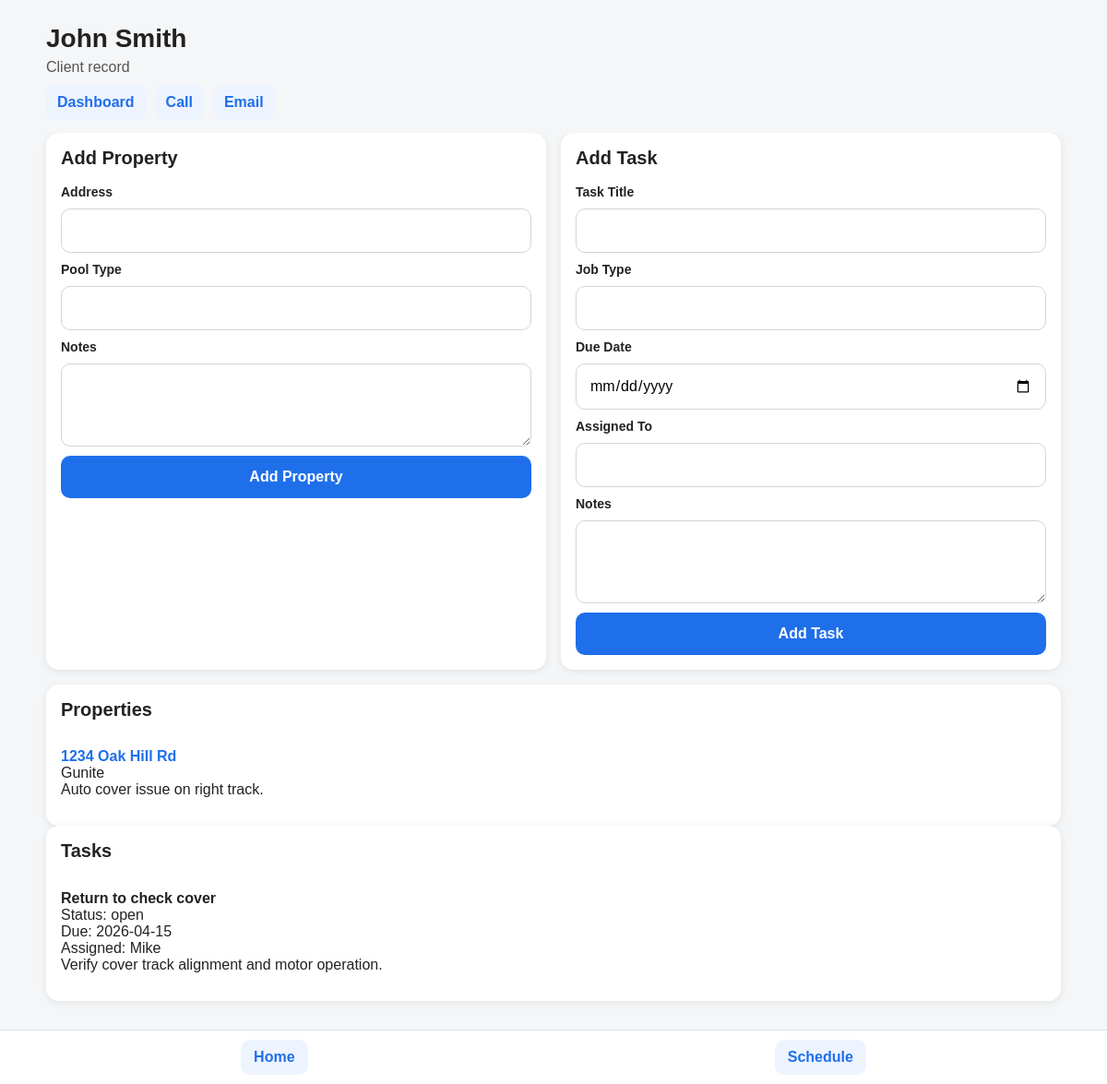
The page /clients/1 on the database its author committed.
### app/models.py (models this page shows)
class Client(Base):
    __tablename__ = "clients"
    id = Column(Integer, primary_key=True)
    name = Column(String, nullable=False)
    phone = Column(String, default="")
    email = Column(String, default="")
    properties = relationship(
        "Property",
        back_populates="client",
        cascade="all, delete-orphan"
    )
    tasks = relationship(
        "Task",
        back_populates="client",
        cascade="all, delete-orphan"
    )

class Property(Base):
    __tablename__ = "properties"
    id = Column(Integer, primary_key=True)
    address = Column(String, nullable=False)
    pool_type = Column(String, default="")
    notes = Column(Text, default="")
    pump = Column(String, default="")
    filter = Column(String, default="")
    heater = Column(String, default="")
    sanitizer = Column(String, default="")
    automation = Column(String, default="")
    cleaner = Column(String, default="")
    cover_type = Column(String, default="")
    cover_notes = Column(Text, default="")
    install_year = Column(String, default="")
    equipment_notes = Column(Text, default="")
    client_id = Column(Integer, ForeignKey("clients.id"), nullable=False)
    client = relationship("Client", back_populates="properties")
    jobs = relationship(
        "Job",
        back_populates="property",
        cascade="all, delete-orphan"
    )
    files = relationship(
        "FileAttachment",
        back_populates="property",
        cascade="all, delete-orphan"
    )
    service_stops = relationship(
        "ServiceStop",
        back_populates="property",
        cascade="all, delete-orphan"
    )

class Task(Base):
    __tablename__ = "tasks"
    id = Column(Integer, primary_key=True)
    title = Column(String, nullable=False)
    status = Column(String, default="open")
    job_type = Column(String, default="")
    due_date = Column(String, default="")
    notes = Column(Text, default="")
    assigned_to = Column(String, default="")
    reminder_type = Column(String, default="")
    is_recurring = Column(Boolean, default=False)
    client_id = Column(Integer, ForeignKey("clients.id"), nullable=True)
    client = relationship("Client", back_populates="tasks")

### app/main.py (the view)
@app.get("/clients/{client_id}", response_class=HTMLResponse)
def client_detail(request: Request, client_id: int):
    db = SessionLocal()
    client = (
        db.query(Client)
        .options(
            joinedload(Client.properties),
            joinedload(Client.tasks),
        )
        .filter(Client.id == client_id)
        .first()
    )
    if not client:
        raise HTTPException(status_code=404, detail="Client not found")
    return templates.TemplateResponse(
        request,
        "client_detail.html",
        {
            "request": request,
            "client": client,
        },
    )

### app/templates/client_detail.html (shortened to what this page needs)
<!DOCTYPE html>
<html>
<head>
    <link rel="stylesheet" href="/static/styles.css?v=20">
</head>
<body>
    <div class="page">
        <header class="topbar">
            <h1>{{ client.name }}</h1>
            <p>Client record</p>
            <div class="quick-links">
                <a href="/">Dashboard</a>
                {% if client.phone %}<a href="tel:{{ client.phone }}">Call</a>{% endif %}
                {% if client.email %}<a href="mailto:{{ client.email }}">Email</a>{% endif %}
            </div>
        </header>
        <div class="grid two">
            <section class="card">
                <h2>Add Property</h2>
                <form method="post" action="/clients/{{ client.id }}/properties/add" class="form-stack">
                    <label>Address</label>
                    <input type="text" name="address" required>
                    <label>Pool Type</label>
                    <input type="text" name="pool_type">
                    <label>Notes</label>
                    <textarea name="notes"></textarea>
                    <button type="submit">Add Property</button>
                </form>
            </section>
            <section class="card">
                <h2>Add Task</h2>
                <form method="post" action="/tasks/add" class="form-stack">
                    <label>Task Title</label>
                    <input type="text" name="title" required>
                    <label>Job Type</label>
                    <input type="text" name="job_type">
                    <label>Due Date</label>
                    <input type="date" name="due_date">
                    <label>Assigned To</label>
                    <input type="text" name="assigned_to">
                    <label>Notes</label>
                    <textarea name="notes"></textarea>
                    <button type="submit">Add Task</button>
                </form>
            </section>
        </div>
        <section class="card">
            <h2>Properties</h2>
            {% if client.properties %}
                <ul class="list">
                    {% for prop in client.properties %}
                        <li class="list-row">
                            <strong><a href="/properties/{{ prop.id }}">{{ prop.address }}</a></strong><br>
                            {% if prop.pool_type %}<span>{{ prop.pool_type }}</span><br>{% endif %}
                            {% if prop.notes %}<span>{{ prop.notes }}</span>{% endif %}
                        </li>
                    {% endfor %}
                </ul>
            {% else %}
                <p>No properties yet.</p>
            {% endif %}
        </section>
        <section class="card">
            <h2>Tasks</h2>
            {% if client.tasks %}
                <ul class="list">
                    {% for task in client.tasks %}
                        <li class="list-row">
                            <strong>{{ task.title }}</strong><br>
                            <span>Status: {{ task.status }}</span><br>
                            {% if task.due_date %}<span>Due: {{ task.due_date }}</span><br>{% endif %}
                            {% if task.assigned_to %}<span>Assigned: {{ task.assigned_to }}</span><br>{% endif %}
                            {% if task.notes %}<span>{{ task.notes }}</span>{% endif %}
                        </li>
                    {% endfor %}
                </ul>
            {% else %}
                <p>No tasks yet.</p>
            {% endif %}
        </section>
    </div>
    <nav class="mobile-actions">
        <a href="/">Home</a>
        <a href="/schedule">Schedule</a>
    </nav>
</body>
</html>

### app/static/styles.css (style rules this page uses)
body { font-family: Arial, sans-serif; margin: 0; background: #f4f6f8; color: #222; }
.page { max-width: 1100px; margin: 0 auto; padding: 16px; padding-bottom: 90px; }
.topbar { position: sticky; top: 0; background: #f4f6f8; padding: 10px 0 14px 0; z-index: 20; }
.topbar h1 { margin: 0 0 6px 0; font-size: 28px; }
.topbar p { margin: 4px 0; color: #555; }
.grid { display: grid; gap: 16px; margin-bottom: 16px; }
.grid.two { grid-template-columns: 1fr 1fr; }
.card { background: white; border-radius: 14px; padding: 16px; box-shadow: 0 2px 10px rgba(0,0,0,0.08); }
.card h2 { margin-top: 0; font-size: 20px; }
.form-stack { display: flex; flex-direction: column; gap: 10px; }
label { font-weight: 600; font-size: 14px; }
input, select, textarea, button { font: inherit; padding: 14px; border-radius: 10px; border: 1px solid #cfd6dd; width: 100%; box-sizing: border-box; }
textarea { min-height: 90px; resize: vertical; }
button { cursor: pointer; border: none; background: #1f6feb; color: white; font-weight: 700; }
.list { list-style: none; padding: 0; margin: 0; }
.list-row { padding: 14px 0; border-bottom: 1px solid #e6e9ed; }
.list-row:last-child { border-bottom: none; }
.button-link, a { color: #1f6feb; text-decoration: none; }
.mobile-actions { position: fixed; bottom: 0; left: 0; right: 0; background: white; border-top: 1px solid #d9dee5; display: flex; justify-content: space-around; padding: 10px 8px calc(10px + env(safe-area-inset-bottom)); z-index: 50; }
.mobile-actions a { display: inline-block; padding: 10px 14px; border-radius: 10px; background: #eef4ff; color: #1f6feb; font-weight: 700; text-decoration: none; }
.quick-links { display: flex; gap: 10px; flex-wrap: wrap; margin-top: 10px; }
.quick-links a { display: inline-block; padding: 10px 12px; border-radius: 10px; background: #eef4ff; color: #1f6feb; font-weight: 700; text-decoration: none; }

### rows shown on the page
Client: name "John Smith"
Property: address "1234 Oak Hill Rd", pool_type "Gunite", notes "Auto cover issue on right track."
Task: title "Return to check cover", status "open", due_date "2026-04-15", assigned_to "Mike", notes "Verify cover track alignment and motor operation."
